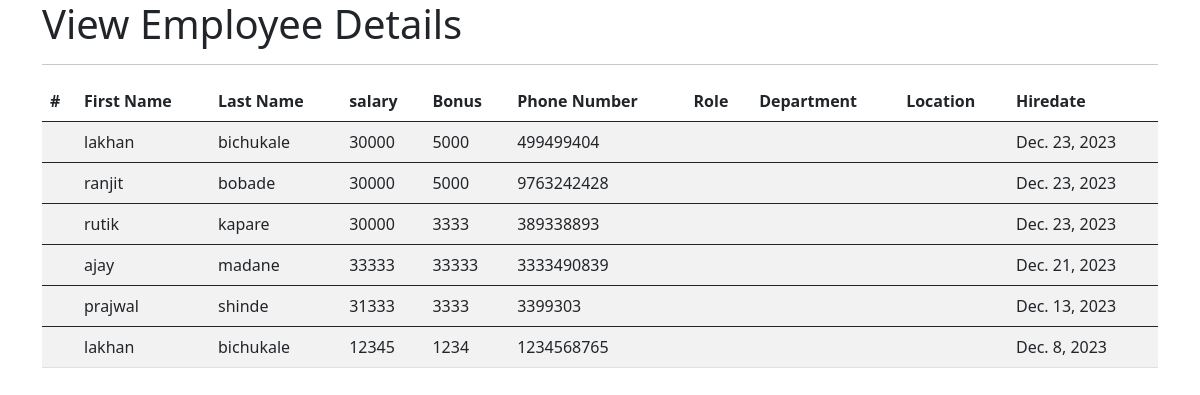
The app's page /all_emp with its own data.
### emp_app/models.py (models this page shows)
class Employee(models.Model):
    first_name = models.CharField(max_length=100,null=False)
    last_name = models.CharField(max_length=100)
    dept = models.CharField(max_length=50)
    salary = models.IntegerField(default=0)
    bonus = models.IntegerField(default=0)
    role = models.CharField(max_length=50)
    phone = models.IntegerField(default=0)
    hire_date = models.DateField()
    def __str__(self):
        return ' %s %s %s ' %(self.first_name,self.last_name,self.phone)

### emp_app/views.py (the view)
# urls.py: path('all_emp',views.view_all_emp, name = 'all_emp'),
def view_all_emp(request):
    emps = Employee.objects.all()
    context = {
        'emps' : emps
    }
    print(context)
    return render(request,'view_all_emp.html',context)

### templates/view_all_emp.html (shortened to what this page needs)
<!doctype html>
<html lang="en">
  <head>
    <link href="https://cdn.jsdelivr.net/npm/bootstrap@5.0.2/dist/css/bootstrap.min.css" rel="stylesheet">
  </head>
  <body>
    <div class="container">
    <h1>View Employee Details</h1>
    <hr>
    <table class="table  table-striped table-hover">
        <thead>
          <tr>
            <th scope="col">#</th>
            <th scope="col">First Name</th>
            <th scope="col">Last Name</th>
            <th scope="col">salary</th>
            <th scope="col">Bonus</th>
            <th scope="col">Phone Number</th>
            <th scope="col">Role</th>
            <th scope="col">Department</th>
            <th scope="col">Location</th>
            <th scope="col">Hiredate</th>
          </tr>
        </thead>
        {% for emp in emps%}
        <tbody>
          <tr>
            <th scope="row"{{emp.id}}</th>
            <td>{{emp.first_name}}</td>
            <td>{{emp.last_name}}</td>
            <td>{{emp.salary}}</td>
            <td>{{emp.bonus}}</td>
            <td>{{emp.phone}}</td>
            <td>{{emp.role.name}}</td>
            <td>{{emp.dept.name}}</td>
            <td>{{emp.dept.location}}</td>
            <td>{{emp.hire_date}}</td>
          </tr>
        </tbody>
         {% endfor %}
      </table>
    </div>
  </body>
</html>

### records on screen
Employee: first_name "lakhan", last_name "bichukale", salary "30000", bonus "5000", phone "499499404", hire_date "Dec. 23, 2023"
Employee: first_name "ranjit", last_name "bobade", salary "30000", bonus "5000", phone "9763242428", hire_date "Dec. 23, 2023"
Employee: first_name "rutik", last_name "kapare", salary "30000", bonus "3333", phone "389338893", hire_date "Dec. 23, 2023"
Employee: first_name "ajay", last_name "madane", salary "33333", bonus "33333", phone "3333490839", hire_date "Dec. 21, 2023"
Employee: first_name "prajwal", last_name "shinde", salary "31333", bonus "3333", phone "3399303", hire_date "Dec. 13, 2023"
Employee: first_name "lakhan", last_name "bichukale", salary "12345", bonus "1234", phone "1234568765", hire_date "Dec. 8, 2023"
